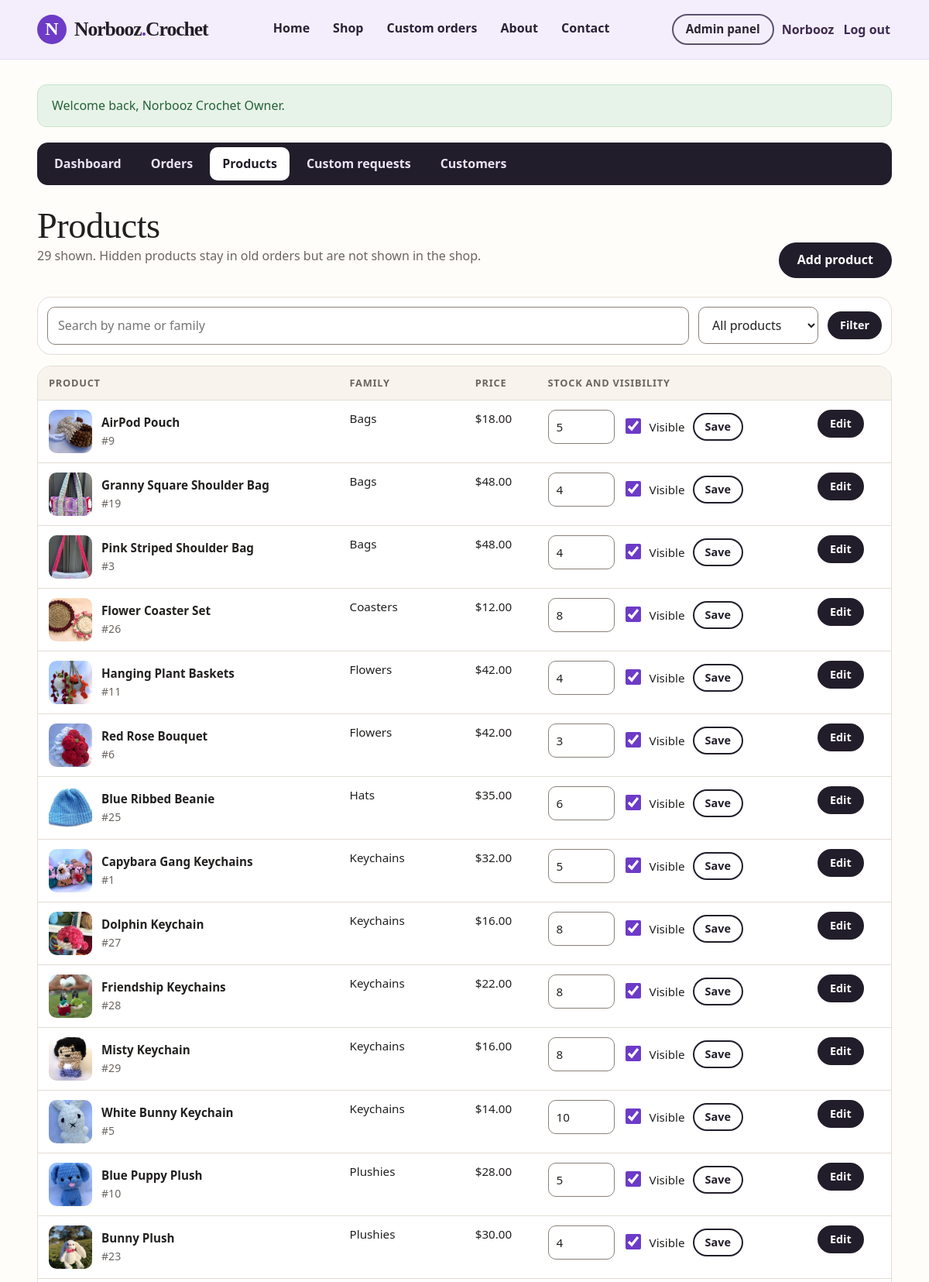
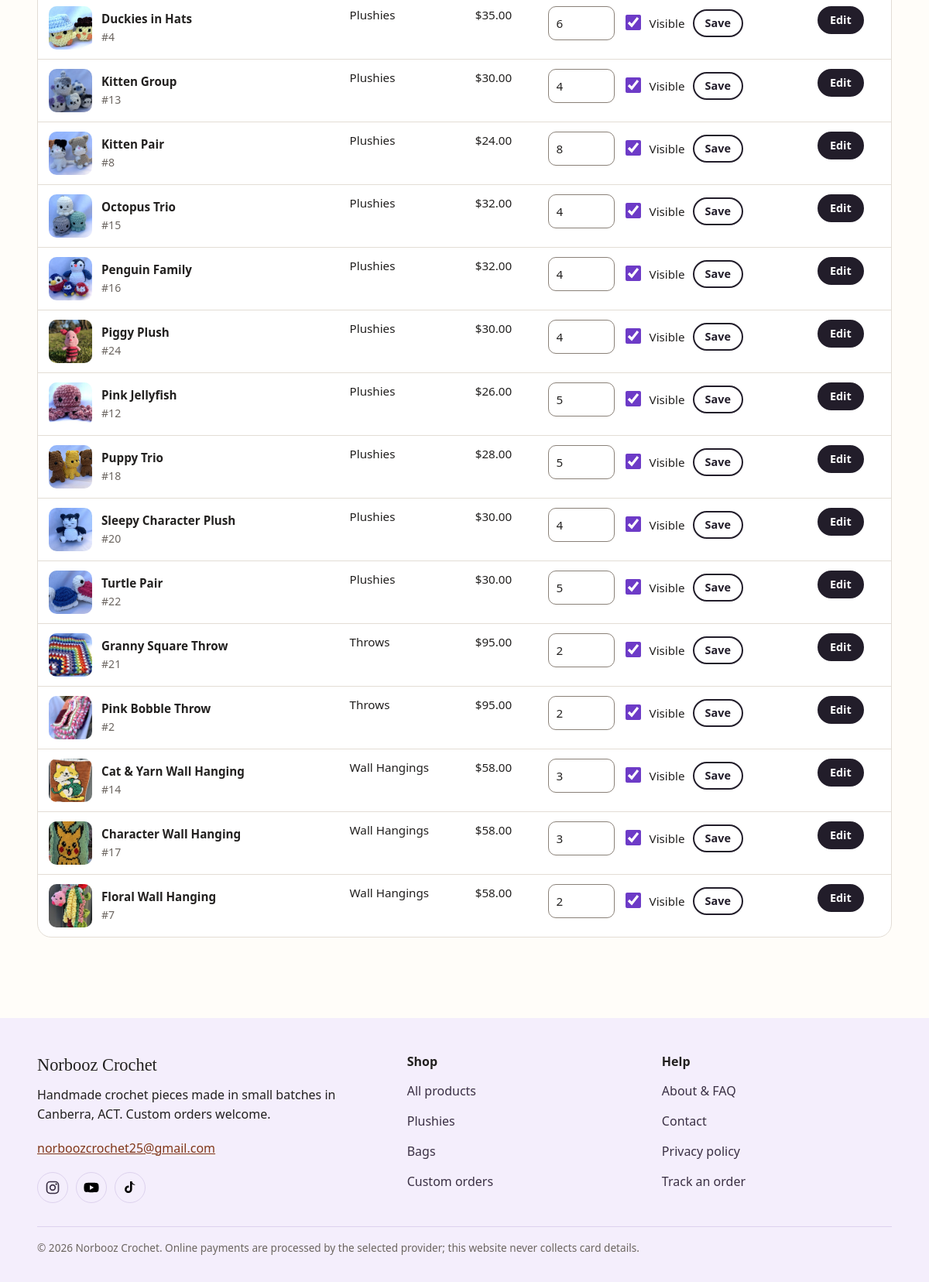
Page /admin_products.php (signed in) on the committed database (2 pictures, top to bottom).
### tables this page shows
CREATE TABLE products (
    product_id INT UNSIGNED AUTO_INCREMENT PRIMARY KEY,
    name VARCHAR(120) NOT NULL,
    brand VARCHAR(100) NOT NULL DEFAULT 'Norbooz Crochet',
    category VARCHAR(80) NOT NULL,
    description VARCHAR(1000) NOT NULL,
    age_range VARCHAR(150) NOT NULL DEFAULT '5 years and above (seller guidance; not a safety certification)',
    colour VARCHAR(150) NOT NULL DEFAULT 'See product photos; exact shade may vary',
    theme VARCHAR(150) NOT NULL DEFAULT 'Handmade crochet',
    dimensions VARCHAR(120) NOT NULL DEFAULT 'Not measured',
    price DECIMAL(10,2) NOT NULL CHECK (price >= 0),
    stock_qty INT UNSIGNED NOT NULL DEFAULT 0,
    image_path VARCHAR(255) NOT NULL DEFAULT 'assets/images/product-placeholder.svg',
    is_active TINYINT(1) NOT NULL DEFAULT 1,
    created_at TIMESTAMP NOT NULL DEFAULT CURRENT_TIMESTAMP,
    updated_at DATETIME NULL,
    INDEX idx_products_category (category),
    INDEX idx_products_active (is_active)
);

### config/config.php (called while the page is built, shortened)
<?php
function db(): PDO
{
    static $pdo = null;
    if ($pdo instanceof PDO) {
        return $pdo;
    }
    $dsn = 'mysql:host=' . DB_HOST . ';port=' . (int)DB_PORT . ';dbname=' . DB_NAME . ';charset=utf8mb4';
    $pdo = new PDO($dsn, DB_USER, DB_PASS, [
        PDO::ATTR_ERRMODE => PDO::ERRMODE_EXCEPTION,
        PDO::ATTR_DEFAULT_FETCH_MODE => PDO::FETCH_ASSOC,
        PDO::ATTR_EMULATE_PREPARES => false,
    ]);
    return $pdo;
}

### admin_products.php (the view, shortened to what this page needs)
<?php
require_once __DIR__ . '/config/functions.php';
$search = trim(mb_substr((string)($_GET['q'] ?? ''), 0, 80));
$where = ['1 = 1'];
$params = [];
$stmt = db()->prepare('SELECT * FROM products WHERE ' . implode(' AND ', $where) . ' ORDER BY is_active DESC, category, name');
$stmt->execute($params);
$products = $stmt->fetchAll();
?>
<section class="page-heading section-heading-row">
    <div><h1>Products</h1><p><?= count($products) ?> shown. Hidden products stay in old orders but are not shown in the shop.</p></div>
    <a class="button" href="<?= e(url('admin_product_edit.php')) ?>">Add product</a>
</section>
<form class="filter-bar" method="get">
    <div class="filter-search"><label for="q" class="sr-only">Search products</label><input id="q" type="search" name="q" value="<?= e($search) ?>" placeholder="Search by name or family"></div>
    <div><label for="filter" class="sr-only">Show</label>
        <select id="filter" name="filter">
            <option value="">All products</option>
        </select></div>
    <button class="button button-small" type="submit">Filter</button>
</form>
<div class="table-wrap" role="region" aria-label="Products table (scrolls sideways on small screens)" tabindex="0">
    <table class="product-table">
        <thead><tr><th scope="col">Product</th><th scope="col">Family</th><th scope="col">Price</th><th scope="col">Stock and visibility</th><th scope="col"><span class="sr-only">Edit</span></th></tr></thead>
        <tbody>
        <?php foreach ($products as $product): $pid = (int)$product['product_id']; ?>
            <tr class="<?= (int)$product['is_active'] ? '' : 'row-muted' ?>">
                <td><div class="table-product"><img src="<?= e(url(product_image($product['image_path'], (string)$product['category'], true))) ?>" alt="" width="56" height="56"><div><strong><?= e($product['name']) ?></strong><br><span class="small-text">#<?= $pid ?><?= product_image_exists($product['image_path']) ? '' : ' &middot; photo missing' ?></span></div></div></td>
                <td><?= e(canonical_product_category((string)$product['category'])) ?></td>
                <td><?= money($product['price']) ?></td>
                <td>
                    <form method="post" class="stock-form">
                        <input id="stock-<?= $pid ?>" type="number" name="stock_qty" min="0" max="100000" value="<?= (int)$product['stock_qty'] ?>" class="input-narrow">
                        <label class="checkbox"><input type="checkbox" name="is_active" value="1" <?= (int)$product['is_active'] ? 'checked' : '' ?>> Visible</label>
                        <button class="button button-small button-secondary" type="submit">Save</button>
                    </form>
                </td>
                <td><a class="button button-small" href="<?= e(url('admin_product_edit.php?id=' . $pid)) ?>">Edit</a></td>
            </tr>
        <?php endforeach; ?>
        </tbody>
    </table>
</div>

### assets/css/styles.css (style rules this page uses)
:root { --ink: #22201f; --muted: #6b6560; --paper: #fffdf9; --surface: #ffffff; --soft: #f8f3ec; --soft-2: #f3ebe1; --lavender: #f4eefc; --brand: #6d3bc7; --accent: #b3522f; --accent-dark: #813719; --accent-soft: #f5e2d6; --sage: #56695a; --line: #e3ddd5; --ok-bg: #e7f3e8; --ok-ink: #25613a; --err-bg: #fbe8e6; --err-ink: #9b2c1f; --info-bg: #edf1fa; --info-ink: #2d4a7a; --warn-bg: #fdf3dc; --warn-ink: #7a5412; --shadow: 0 8px 28px rgba(49, 39, 31, 0.08); --shadow-hover: 0 14px 34px rgba(49, 39, 31, 0.14); --radius: 18px; --radius-sm: 12px; --serif: Georgia, "Times New Roman", serif; }
* { box-sizing: border-box; }
html { scroll-behavior: smooth; scroll-padding-top: 96px; -webkit-text-size-adjust: 100%; text-size-adjust: 100%; }
body { margin: 0; font-family: ui-sans-serif, system-ui, -apple-system, BlinkMacSystemFont, "Segoe UI", Roboto, sans-serif; color: var(--ink); background: var(--paper); line-height: 1.55; overflow-wrap: break-word; }
img { max-width: 100%; height: auto; display: block; }
a { color: var(--accent-dark); }
h1, h2, h3 { font-family: var(--serif); font-weight: 400; line-height: 1.15; letter-spacing: -0.01em; margin: 0 0 0.5em; }
h1 { font-size: clamp(2rem, 4vw, 2.9rem); }
p { margin: 0 0 1em; }
.small-text, .small { font-size: 0.88rem; color: var(--muted); }
td a { display: inline-block; padding: 3px 0; min-width: 24px; min-height: 28px; }
.checkbox { min-height: 28px; }
.button { display: inline-flex; align-items: center; justify-content: center; gap: 8px; min-height: 46px; padding: 0 22px; border-radius: 999px; border: 2px solid #221d2a; background: #221d2a; color: #fff; font: inherit; font-weight: 700; text-decoration: none; cursor: pointer; transition: transform .15s ease, background .15s ease; }
.button-secondary { background: #fff; color: #221d2a; }
.button-small { min-height: 36px; padding: 0 14px; font-size: 0.9rem; }
.section-heading-row { display: flex; justify-content: space-between; align-items: flex-end; gap: 16px; flex-wrap: wrap; margin-bottom: 20px; }
.section-heading-row h1, .section-heading-row h2 { margin-bottom: 0; }
.page-heading { margin-bottom: 24px; }
.page-heading p { color: var(--muted); max-width: 70ch; }
.filter-bar { display: flex; flex-wrap: wrap; align-items: center; gap: 12px; background: var(--surface); border: 1px solid var(--line); border-radius: var(--radius); padding: 12px; margin-bottom: 14px; }
.filter-bar .filter-search { flex: 1 1 260px; }
.filter-bar input, .filter-bar select { margin: 0; }
label { display: block; font-weight: 700; margin: 14px 0 6px; font-size: 0.95rem; }
input, select, textarea { width: 100%; max-width: 100%; min-height: 44px; padding: 11px 13px; border: 1px solid #8a8178; border-radius: 10px; font: inherit; background: #fff; color: var(--ink); }
input[type="checkbox"], input[type="radio"] { width: 1.25rem; height: 1.25rem; flex-shrink: 0; accent-color: var(--brand); }
.checkbox { display: flex; align-items: flex-start; gap: 8px; font-weight: 500; margin: 14px 0; }
.checkbox input { margin-top: 2px; min-height: 0; }
.filter-bar .checkbox, .stock-form .checkbox { margin: 0; align-items: center; }
.filter-bar .checkbox input, .stock-form .checkbox input { margin-top: 0; }
.input-narrow { width: 86px; }
.table-wrap { position: relative; overflow-x: auto; -webkit-overflow-scrolling: touch; background: var(--surface); border: 1px solid var(--line); border-radius: var(--radius); }
table { width: 100%; border-collapse: collapse; font-size: 0.95rem; }
th, td { text-align: left; padding: 12px 14px; border-bottom: 1px solid var(--line); vertical-align: top; }
th { background: var(--soft); font-size: 0.8rem; text-transform: uppercase; letter-spacing: .06em; color: var(--muted); }
tr:last-child td { border-bottom: 0; }
.table-product { display: flex; gap: 12px; align-items: center; }
.table-product img { width: 56px; height: 56px; object-fit: cover; border-radius: 10px; }
.stock-form { display: flex; flex-wrap: wrap; align-items: center; gap: 10px; }
.stock-form input[type="number"] { padding: 7px 10px; }

### rows in the picture
products: shows a picture, name "AirPod Pouch", product_id "9", category "Bags", price "$18.00", stock_qty "5", is_active "☑"
products: shows a picture, name "Granny Square Shoulder Bag", product_id "19", category "Bags", price "$48.00", stock_qty "4", is_active "☑"
products: shows a picture, name "Pink Striped Shoulder Bag", product_id "3", category "Bags", price "$48.00", stock_qty "4", is_active "☑"
products: shows a picture, name "Flower Coaster Set", product_id "26", category "Coasters", price "$12.00", stock_qty "8", is_active "☑"
products: shows a picture, name "Hanging Plant Baskets", product_id "11", category "Flowers", price "$42.00", stock_qty "4", is_active "☑"
products: shows a picture, name "Red Rose Bouquet", product_id "6", category "Flowers", price "$42.00", stock_qty "3", is_active "☑"
products: shows a picture, name "Blue Ribbed Beanie", product_id "25", category "Hats", price "$35.00", stock_qty "6", is_active "☑"
products: shows a picture, name "Capybara Gang Keychains", product_id "1", category "Keychains", price "$32.00", stock_qty "5", is_active "☑"
products: shows a picture, name "Dolphin Keychain", product_id "27", category "Keychains", price "$16.00", stock_qty "8", is_active "☑"
products: shows a picture, name "Friendship Keychains", product_id "28", category "Keychains", price "$22.00", stock_qty "8", is_active "☑"
products: shows a picture, name "Misty Keychain", product_id "29", category "Keychains", price "$16.00", stock_qty "8", is_active "☑"
products: shows a picture, name "White Bunny Keychain", product_id "5", category "Keychains", price "$14.00", stock_qty "10", is_active "☑"
products: shows a picture, name "Blue Puppy Plush", product_id "10", category "Plushies", price "$28.00", stock_qty "5", is_active "☑"
products: shows a picture, name "Bunny Plush", product_id "23", category "Plushies", price "$30.00", stock_qty "4", is_active "☑"
products: shows a picture, name "Duckies in Hats", product_id "4", category "Plushies", price "$35.00", stock_qty "6", is_active "☑"
products: shows a picture, name "Kitten Group", product_id "13", category "Plushies", price "$30.00", stock_qty "4", is_active "☑"
products: shows a picture, name "Kitten Pair", product_id "8", category "Plushies", price "$24.00", stock_qty "8", is_active "☑"
products: shows a picture, name "Octopus Trio", product_id "15", category "Plushies", price "$32.00", stock_qty "4", is_active "☑"
products: shows a picture, name "Penguin Family", product_id "16", category "Plushies", price "$32.00", stock_qty "4", is_active "☑"
products: shows a picture, name "Piggy Plush", product_id "24", category "Plushies", price "$30.00", stock_qty "4", is_active "☑"
products: shows a picture, name "Pink Jellyfish", product_id "12", category "Plushies", price "$26.00", stock_qty "5", is_active "☑"
products: shows a picture, name "Puppy Trio", product_id "18", category "Plushies", price "$28.00", stock_qty "5", is_active "☑"
products: shows a picture, name "Sleepy Character Plush", product_id "20", category "Plushies", price "$30.00", stock_qty "4", is_active "☑"
products: shows a picture, name "Turtle Pair", product_id "22", category "Plushies", price "$30.00", stock_qty "5", is_active "☑"
products: shows a picture, name "Granny Square Throw", product_id "21", category "Throws", price "$95.00", stock_qty "2", is_active "☑"
products: shows a picture, name "Pink Bobble Throw", product_id "2", category "Throws", price "$95.00", stock_qty "2", is_active "☑"
products: shows a picture, name "Cat & Yarn Wall Hanging", product_id "14", category "Wall Hangings", price "$58.00", stock_qty "3", is_active "☑"
products: shows a picture, name "Character Wall Hanging", product_id "17", category "Wall Hangings", price "$58.00", stock_qty "3", is_active "☑"
products: shows a picture, name "Floral Wall Hanging", product_id "7", category "Wall Hangings", price "$58.00", stock_qty "2", is_active "☑"

### other values in the picture
$label "Home Shop Custom orders About Contact"
explode(' ', $user['full_name'])[0] ?: 'Account' "Norbooz"
$_SESSION[$key] "Welcome back, Norbooz Crochet Owner."
$label "Dashboard"
$label "Orders"
$label "Products"
$label "Custom requests"
$label "Customers"
count($products) "29"
SHOP_LOCATION "Canberra, ACT"
SHOP_EMAIL "norboozcrochet25@gmail.com"
